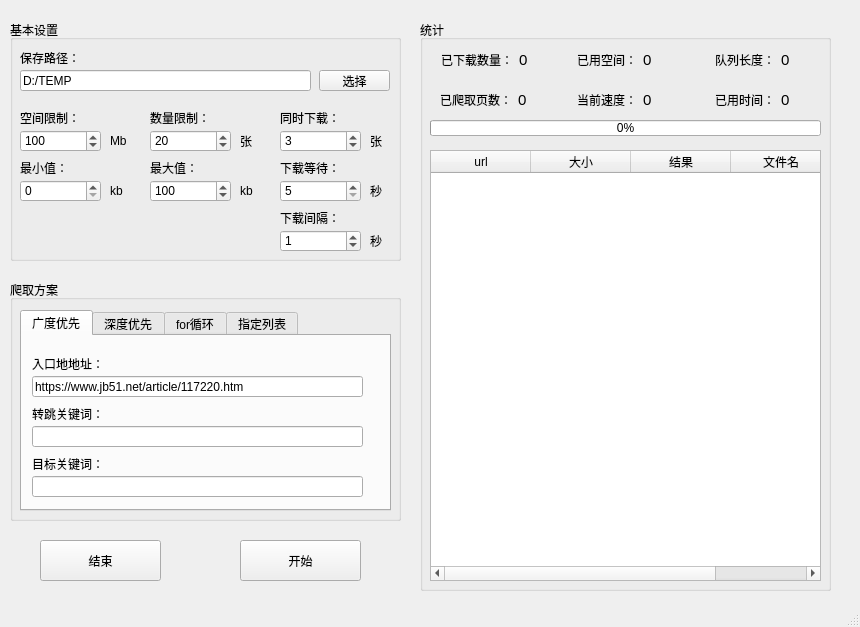
<?xml version="1.0" encoding="UTF-8"?>
<ui version="4.0">
 <class>MainWindow</class>
 <widget class="QMainWindow" name="MainWindow">
  <property name="geometry">
   <rect>
    <x>0</x>
    <y>0</y>
    <width>860</width>
    <height>627</height>
   </rect>
  </property>
  <property name="acceptDrops">
   <bool>false</bool>
  </property>
  <property name="windowTitle">
   <string>Images Hunter</string>
  </property>
  <widget class="QWidget" name="centralwidget">
   <widget class="QGroupBox" name="baseSetGroup">
    <property name="geometry">
     <rect>
      <x>10</x>
      <y>20</y>
      <width>391</width>
      <height>241</height>
     </rect>
    </property>
    <property name="title">
     <string>基本设置</string>
    </property>
    <widget class="QLineEdit" name="edit_base_savePath">
     <property name="geometry">
      <rect>
       <x>10</x>
       <y>50</y>
       <width>291</width>
       <height>21</height>
      </rect>
     </property>
     <property name="text">
      <string>D:/TEMP</string>
     </property>
    </widget>
    <widget class="QLabel" name="label_savePath">
     <property name="geometry">
      <rect>
       <x>10</x>
       <y>30</y>
       <width>101</width>
       <height>16</height>
      </rect>
     </property>
     <property name="text">
      <string>保存路径：</string>
     </property>
    </widget>
    <widget class="QPushButton" name="pushButton">
     <property name="geometry">
      <rect>
       <x>309</x>
       <y>50</y>
       <width>71</width>
       <height>21</height>
      </rect>
     </property>
     <property name="text">
      <string>选择</string>
     </property>
    </widget>
    <widget class="QLabel" name="lable_sizeLimited">
     <property name="geometry">
      <rect>
       <x>10</x>
       <y>90</y>
       <width>101</width>
       <height>16</height>
      </rect>
     </property>
     <property name="text">
      <string>空间限制：</string>
     </property>
    </widget>
    <widget class="QSpinBox" name="spin_base_sizeLimit">
     <property name="geometry">
      <rect>
       <x>10</x>
       <y>110</y>
       <width>81</width>
       <height>22</height>
      </rect>
     </property>
     <property name="maximum">
      <number>10240</number>
     </property>
     <property name="value">
      <number>100</number>
     </property>
    </widget>
    <widget class="QLabel" name="label_3">
     <property name="geometry">
      <rect>
       <x>100</x>
       <y>105</y>
       <width>31</width>
       <height>31</height>
      </rect>
     </property>
     <property name="text">
      <string>Mb</string>
     </property>
    </widget>
    <widget class="QLabel" name="label_4">
     <property name="geometry">
      <rect>
       <x>230</x>
       <y>105</y>
       <width>31</width>
       <height>31</height>
      </rect>
     </property>
     <property name="text">
      <string>张</string>
     </property>
    </widget>
    <widget class="QLabel" name="label_numLimited">
     <property name="geometry">
      <rect>
       <x>140</x>
       <y>90</y>
       <width>101</width>
       <height>16</height>
      </rect>
     </property>
     <property name="text">
      <string>数量限制：</string>
     </property>
    </widget>
    <widget class="QSpinBox" name="spin_base_numLimit">
     <property name="geometry">
      <rect>
       <x>140</x>
       <y>110</y>
       <width>81</width>
       <height>22</height>
      </rect>
     </property>
     <property name="minimum">
      <number>1</number>
     </property>
     <property name="maximum">
      <number>90000</number>
     </property>
     <property name="value">
      <number>20</number>
     </property>
    </widget>
    <widget class="QSpinBox" name="spin_base_threadLimit">
     <property name="geometry">
      <rect>
       <x>270</x>
       <y>110</y>
       <width>81</width>
       <height>22</height>
      </rect>
     </property>
     <property name="minimum">
      <number>1</number>
     </property>
     <property name="maximum">
      <number>10</number>
     </property>
     <property name="value">
      <number>3</number>
     </property>
    </widget>
    <widget class="QLabel" name="lable_threadNum">
     <property name="geometry">
      <rect>
       <x>270</x>
       <y>90</y>
       <width>101</width>
       <height>16</height>
      </rect>
     </property>
     <property name="text">
      <string>同时下载：</string>
     </property>
    </widget>
    <widget class="QLabel" name="label_7">
     <property name="geometry">
      <rect>
       <x>360</x>
       <y>100</y>
       <width>31</width>
       <height>41</height>
      </rect>
     </property>
     <property name="text">
      <string>张</string>
     </property>
    </widget>
    <widget class="QLabel" name="label_10">
     <property name="geometry">
      <rect>
       <x>100</x>
       <y>155</y>
       <width>31</width>
       <height>31</height>
      </rect>
     </property>
     <property name="text">
      <string>kb</string>
     </property>
    </widget>
    <widget class="QLabel" name="label_minimumSize">
     <property name="geometry">
      <rect>
       <x>10</x>
       <y>140</y>
       <width>101</width>
       <height>16</height>
      </rect>
     </property>
     <property name="text">
      <string>最小值：</string>
     </property>
    </widget>
    <widget class="QSpinBox" name="spin_base_mininum">
     <property name="geometry">
      <rect>
       <x>10</x>
       <y>160</y>
       <width>81</width>
       <height>22</height>
      </rect>
     </property>
     <property name="maximum">
      <number>10240</number>
     </property>
     <property name="value">
      <number>0</number>
     </property>
    </widget>
    <widget class="QLabel" name="label_12">
     <property name="geometry">
      <rect>
       <x>230</x>
       <y>155</y>
       <width>31</width>
       <height>31</height>
      </rect>
     </property>
     <property name="text">
      <string>kb</string>
     </property>
    </widget>
    <widget class="QSpinBox" name="spin_base_maxnum">
     <property name="geometry">
      <rect>
       <x>140</x>
       <y>160</y>
       <width>81</width>
       <height>22</height>
      </rect>
     </property>
     <property name="maximum">
      <number>10240</number>
     </property>
     <property name="value">
      <number>100</number>
     </property>
    </widget>
    <widget class="QLabel" name="label_maximumSize">
     <property name="geometry">
      <rect>
       <x>140</x>
       <y>140</y>
       <width>101</width>
       <height>16</height>
      </rect>
     </property>
     <property name="text">
      <string>最大值：</string>
     </property>
    </widget>
    <widget class="QLabel" name="label_14">
     <property name="geometry">
      <rect>
       <x>360</x>
       <y>150</y>
       <width>31</width>
       <height>41</height>
      </rect>
     </property>
     <property name="text">
      <string>秒</string>
     </property>
    </widget>
    <widget class="QSpinBox" name="spin_base_waitTime">
     <property name="geometry">
      <rect>
       <x>270</x>
       <y>160</y>
       <width>81</width>
       <height>22</height>
      </rect>
     </property>
     <property name="minimum">
      <number>5</number>
     </property>
     <property name="maximum">
      <number>30</number>
     </property>
     <property name="value">
      <number>5</number>
     </property>
    </widget>
    <widget class="QLabel" name="label_longestWait">
     <property name="geometry">
      <rect>
       <x>270</x>
       <y>140</y>
       <width>101</width>
       <height>16</height>
      </rect>
     </property>
     <property name="text">
      <string>下载等待：</string>
     </property>
    </widget>
    <widget class="QLabel" name="label_interval">
     <property name="geometry">
      <rect>
       <x>270</x>
       <y>190</y>
       <width>101</width>
       <height>16</height>
      </rect>
     </property>
     <property name="text">
      <string>下载间隔：</string>
     </property>
    </widget>
    <widget class="QSpinBox" name="spin_base_interval">
     <property name="geometry">
      <rect>
       <x>270</x>
       <y>210</y>
       <width>81</width>
       <height>22</height>
      </rect>
     </property>
     <property name="minimum">
      <number>0</number>
     </property>
     <property name="maximum">
      <number>30</number>
     </property>
     <property name="value">
      <number>1</number>
     </property>
    </widget>
    <widget class="QLabel" name="label_17">
     <property name="geometry">
      <rect>
       <x>360</x>
       <y>200</y>
       <width>21</width>
       <height>41</height>
      </rect>
     </property>
     <property name="text">
      <string>秒</string>
     </property>
    </widget>
   </widget>
   <widget class="QGroupBox" name="methodSetGroup">
    <property name="geometry">
     <rect>
      <x>10</x>
      <y>280</y>
      <width>391</width>
      <height>241</height>
     </rect>
    </property>
    <property name="title">
     <string>爬取方案</string>
    </property>
    <widget class="QTabWidget" name="methodTag">
     <property name="geometry">
      <rect>
       <x>10</x>
       <y>30</y>
       <width>371</width>
       <height>201</height>
      </rect>
     </property>
     <property name="currentIndex">
      <number>0</number>
     </property>
     <widget class="QWidget" name="tab">
      <attribute name="title">
       <string>广度优先</string>
      </attribute>
      <widget class="QLineEdit" name="edit_bfs_url">
       <property name="geometry">
        <rect>
         <x>10</x>
         <y>40</y>
         <width>331</width>
         <height>21</height>
        </rect>
       </property>
       <property name="text">
        <string>https://www.jb51.net/article/117220.htm</string>
       </property>
      </widget>
      <widget class="QLabel" name="label_bfs_pathTP">
       <property name="geometry">
        <rect>
         <x>10</x>
         <y>20</y>
         <width>81</width>
         <height>16</height>
        </rect>
       </property>
       <property name="text">
        <string>入口地地址：</string>
       </property>
      </widget>
      <widget class="QLineEdit" name="edit_bfs_lineKey">
       <property name="geometry">
        <rect>
         <x>10</x>
         <y>90</y>
         <width>331</width>
         <height>21</height>
        </rect>
       </property>
       <property name="text">
        <string/>
       </property>
      </widget>
      <widget class="QLabel" name="label_bfs_lineKey">
       <property name="geometry">
        <rect>
         <x>10</x>
         <y>70</y>
         <width>81</width>
         <height>16</height>
        </rect>
       </property>
       <property name="text">
        <string>转跳关键词：</string>
       </property>
      </widget>
      <widget class="QLabel" name="label_bfs_targetKey">
       <property name="geometry">
        <rect>
         <x>10</x>
         <y>120</y>
         <width>81</width>
         <height>16</height>
        </rect>
       </property>
       <property name="text">
        <string>目标关键词：</string>
       </property>
      </widget>
      <widget class="QLineEdit" name="edit_bfs_targetKey">
       <property name="geometry">
        <rect>
         <x>10</x>
         <y>140</y>
         <width>331</width>
         <height>21</height>
        </rect>
       </property>
       <property name="text">
        <string/>
       </property>
      </widget>
     </widget>
     <widget class="QWidget" name="tab_3">
      <attribute name="title">
       <string>深度优先</string>
      </attribute>
      <widget class="QLineEdit" name="edit_dfs_url">
       <property name="geometry">
        <rect>
         <x>10</x>
         <y>40</y>
         <width>331</width>
         <height>21</height>
        </rect>
       </property>
      </widget>
      <widget class="QLabel" name="label_bfs_pathTP_2">
       <property name="geometry">
        <rect>
         <x>10</x>
         <y>20</y>
         <width>81</width>
         <height>16</height>
        </rect>
       </property>
       <property name="text">
        <string>入口地地址：</string>
       </property>
      </widget>
      <widget class="QLabel" name="label_dfs_lineKey">
       <property name="geometry">
        <rect>
         <x>10</x>
         <y>70</y>
         <width>81</width>
         <height>16</height>
        </rect>
       </property>
       <property name="text">
        <string>转跳关键词：</string>
       </property>
      </widget>
      <widget class="QLineEdit" name="edit_dfs_targetKey">
       <property name="geometry">
        <rect>
         <x>10</x>
         <y>140</y>
         <width>331</width>
         <height>21</height>
        </rect>
       </property>
       <property name="text">
        <string/>
       </property>
      </widget>
      <widget class="QLabel" name="label_dfs_targetKey">
       <property name="geometry">
        <rect>
         <x>10</x>
         <y>120</y>
         <width>81</width>
         <height>16</height>
        </rect>
       </property>
       <property name="text">
        <string>目标关键词：</string>
       </property>
      </widget>
      <widget class="QLineEdit" name="edit_dfs_lineKey">
       <property name="geometry">
        <rect>
         <x>10</x>
         <y>90</y>
         <width>331</width>
         <height>21</height>
        </rect>
       </property>
       <property name="text">
        <string/>
       </property>
      </widget>
     </widget>
     <widget class="QWidget" name="tab_2">
      <attribute name="title">
       <string>for循环</string>
      </attribute>
      <widget class="QLineEdit" name="edit_for_url">
       <property name="geometry">
        <rect>
         <x>10</x>
         <y>40</y>
         <width>331</width>
         <height>21</height>
        </rect>
       </property>
       <property name="text">
        <string/>
       </property>
      </widget>
      <widget class="QLabel" name="label_for_pathTp">
       <property name="geometry">
        <rect>
         <x>10</x>
         <y>20</y>
         <width>81</width>
         <height>16</height>
        </rect>
       </property>
       <property name="text">
        <string>地址模板</string>
       </property>
      </widget>
      <widget class="QLabel" name="label_for_start">
       <property name="geometry">
        <rect>
         <x>10</x>
         <y>80</y>
         <width>41</width>
         <height>21</height>
        </rect>
       </property>
       <property name="text">
        <string>起点：</string>
       </property>
      </widget>
      <widget class="QSpinBox" name="spin_for_start">
       <property name="geometry">
        <rect>
         <x>50</x>
         <y>80</y>
         <width>81</width>
         <height>22</height>
        </rect>
       </property>
       <property name="maximum">
        <number>999999999</number>
       </property>
       <property name="value">
        <number>0</number>
       </property>
      </widget>
      <widget class="QSpinBox" name="spin_for_end">
       <property name="geometry">
        <rect>
         <x>260</x>
         <y>80</y>
         <width>81</width>
         <height>22</height>
        </rect>
       </property>
       <property name="maximum">
        <number>999999999</number>
       </property>
       <property name="value">
        <number>0</number>
       </property>
      </widget>
      <widget class="QLabel" name="label_for_end">
       <property name="geometry">
        <rect>
         <x>220</x>
         <y>80</y>
         <width>41</width>
         <height>21</height>
        </rect>
       </property>
       <property name="text">
        <string>终点：</string>
       </property>
      </widget>
      <widget class="QLabel" name="label_for_targetKey">
       <property name="geometry">
        <rect>
         <x>10</x>
         <y>120</y>
         <width>81</width>
         <height>16</height>
        </rect>
       </property>
       <property name="text">
        <string>目标关键词：</string>
       </property>
      </widget>
      <widget class="QLineEdit" name="edit_for_targetKey">
       <property name="geometry">
        <rect>
         <x>10</x>
         <y>140</y>
         <width>331</width>
         <height>21</height>
        </rect>
       </property>
       <property name="text">
        <string/>
       </property>
      </widget>
     </widget>
     <widget class="QWidget" name="tab_4">
      <attribute name="title">
       <string>指定列表</string>
      </attribute>
      <widget class="QTextEdit" name="textEdit_urlList">
       <property name="geometry">
        <rect>
         <x>0</x>
         <y>0</y>
         <width>371</width>
         <height>181</height>
        </rect>
       </property>
       <property name="html">
        <string>&lt;!DOCTYPE HTML PUBLIC &quot;-//W3C//DTD HTML 4.0//EN&quot; &quot;http://www.w3.org/TR/REC-html40/strict.dtd&quot;&gt;
&lt;html&gt;&lt;head&gt;&lt;meta name=&quot;qrichtext&quot; content=&quot;1&quot; /&gt;&lt;style type=&quot;text/css&quot;&gt;
p, li { white-space: pre-wrap; }
&lt;/style&gt;&lt;/head&gt;&lt;body style=&quot; font-family:'SimSun'; font-size:9pt; font-weight:400; font-style:normal;&quot;&gt;
&lt;p style=&quot; margin-top:0px; margin-bottom:0px; margin-left:0px; margin-right:0px; -qt-block-indent:0; text-indent:0px;&quot;&gt;&lt;span style=&quot; font-family:'SimSun';&quot;&gt;https://blackcardriver.cn/images/example.png&lt;/span&gt;&lt;/p&gt;&lt;/body&gt;&lt;/html&gt;</string>
       </property>
      </widget>
     </widget>
    </widget>
   </widget>
   <widget class="QGroupBox" name="dataDisplayGroup">
    <property name="geometry">
     <rect>
      <x>420</x>
      <y>20</y>
      <width>411</width>
      <height>571</height>
     </rect>
    </property>
    <property name="title">
     <string>统计</string>
    </property>
    <widget class="QWidget" name="layoutWidget">
     <property name="geometry">
      <rect>
       <x>157</x>
       <y>30</y>
       <width>121</width>
       <height>20</height>
      </rect>
     </property>
     <layout class="QHBoxLayout" name="horizontalLayout_2">
      <item>
       <widget class="QLabel" name="label_static_size">
        <property name="text">
         <string>已用空间：</string>
        </property>
       </widget>
      </item>
      <item>
       <widget class="QLabel" name="lable_res_size">
        <property name="font">
         <font>
          <family>Arial</family>
          <pointsize>11</pointsize>
          <weight>50</weight>
          <bold>false</bold>
         </font>
        </property>
        <property name="text">
         <string>0</string>
        </property>
       </widget>
      </item>
     </layout>
    </widget>
    <widget class="QWidget" name="layoutWidget_2">
     <property name="geometry">
      <rect>
       <x>20</x>
       <y>70</y>
       <width>121</width>
       <height>19</height>
      </rect>
     </property>
     <layout class="QHBoxLayout" name="horizontalLayout_3">
      <item>
       <widget class="QLabel" name="label_static_page">
        <property name="text">
         <string>已爬取页数：</string>
        </property>
       </widget>
      </item>
      <item>
       <widget class="QLabel" name="lable_res_page">
        <property name="font">
         <font>
          <family>Arial</family>
          <pointsize>11</pointsize>
          <weight>50</weight>
          <bold>false</bold>
         </font>
        </property>
        <property name="text">
         <string>0</string>
        </property>
       </widget>
      </item>
     </layout>
    </widget>
    <widget class="QWidget" name="layoutWidget_3">
     <property name="geometry">
      <rect>
       <x>157</x>
       <y>70</y>
       <width>121</width>
       <height>20</height>
      </rect>
     </property>
     <layout class="QHBoxLayout" name="horizontalLayout_4">
      <item>
       <widget class="QLabel" name="label_static_speed">
        <property name="text">
         <string>当前速度：</string>
        </property>
       </widget>
      </item>
      <item>
       <widget class="QLabel" name="label_res_speed">
        <property name="font">
         <font>
          <family>Arial</family>
          <pointsize>11</pointsize>
          <weight>50</weight>
          <bold>false</bold>
         </font>
        </property>
        <property name="text">
         <string>0</string>
        </property>
       </widget>
      </item>
     </layout>
    </widget>
    <widget class="QTableWidget" name="static_list">
     <property name="geometry">
      <rect>
       <x>10</x>
       <y>130</y>
       <width>391</width>
       <height>431</height>
      </rect>
     </property>
     <column>
      <property name="text">
       <string>url</string>
      </property>
     </column>
     <column>
      <property name="text">
       <string>大小</string>
      </property>
     </column>
     <column>
      <property name="text">
       <string>结果</string>
      </property>
     </column>
     <column>
      <property name="text">
       <string>文件名</string>
      </property>
     </column>
    </widget>
    <widget class="QWidget" name="layoutWidget">
     <property name="geometry">
      <rect>
       <x>21</x>
       <y>30</y>
       <width>121</width>
       <height>19</height>
      </rect>
     </property>
     <layout class="QHBoxLayout" name="horizontalLayout">
      <item>
       <widget class="QLabel" name="label_static_number">
        <property name="text">
         <string>已下载数量：</string>
        </property>
       </widget>
      </item>
      <item>
       <widget class="QLabel" name="lable_res_number">
        <property name="font">
         <font>
          <family>Arial</family>
          <pointsize>11</pointsize>
          <weight>50</weight>
          <bold>false</bold>
         </font>
        </property>
        <property name="text">
         <string>0</string>
        </property>
       </widget>
      </item>
     </layout>
    </widget>
    <widget class="QProgressBar" name="static_progressbar">
     <property name="geometry">
      <rect>
       <x>10</x>
       <y>100</y>
       <width>391</width>
       <height>16</height>
      </rect>
     </property>
     <property name="value">
      <number>0</number>
     </property>
    </widget>
    <widget class="QWidget" name="layoutWidget">
     <property name="geometry">
      <rect>
       <x>295</x>
       <y>70</y>
       <width>101</width>
       <height>20</height>
      </rect>
     </property>
     <layout class="QHBoxLayout" name="horizontalLayout_5">
      <item>
       <widget class="QLabel" name="label_static_usetime">
        <property name="text">
         <string>已用时间：</string>
        </property>
       </widget>
      </item>
      <item>
       <widget class="QLabel" name="lable_res_time">
        <property name="font">
         <font>
          <family>Arial</family>
          <pointsize>11</pointsize>
          <weight>50</weight>
          <bold>false</bold>
         </font>
        </property>
        <property name="text">
         <string>0</string>
        </property>
       </widget>
      </item>
     </layout>
    </widget>
    <widget class="QWidget" name="layoutWidget">
     <property name="geometry">
      <rect>
       <x>295</x>
       <y>30</y>
       <width>101</width>
       <height>20</height>
      </rect>
     </property>
     <layout class="QHBoxLayout" name="horizontalLayout_6">
      <item>
       <widget class="QLabel" name="label_static_length">
        <property name="text">
         <string>队列长度：</string>
        </property>
       </widget>
      </item>
      <item>
       <widget class="QLabel" name="lable_res_length">
        <property name="font">
         <font>
          <family>Arial</family>
          <pointsize>11</pointsize>
          <weight>50</weight>
          <bold>false</bold>
         </font>
        </property>
        <property name="text">
         <string>0</string>
        </property>
       </widget>
      </item>
     </layout>
    </widget>
   </widget>
   <widget class="QPushButton" name="btn_stop">
    <property name="geometry">
     <rect>
      <x>40</x>
      <y>540</y>
      <width>121</width>
      <height>41</height>
     </rect>
    </property>
    <property name="text">
     <string>结束</string>
    </property>
   </widget>
   <widget class="QPushButton" name="btn_start">
    <property name="geometry">
     <rect>
      <x>240</x>
      <y>540</y>
      <width>121</width>
      <height>41</height>
     </rect>
    </property>
    <property name="text">
     <string>开始</string>
    </property>
   </widget>
  </widget>
  <widget class="QStatusBar" name="statusbar"/>
  <widget class="QMenuBar" name="menubar">
   <property name="geometry">
    <rect>
     <x>0</x>
     <y>0</y>
     <width>860</width>
     <height>20</height>
    </rect>
   </property>
  </widget>
 </widget>
 <resources/>
 <connections/>
</ui>
